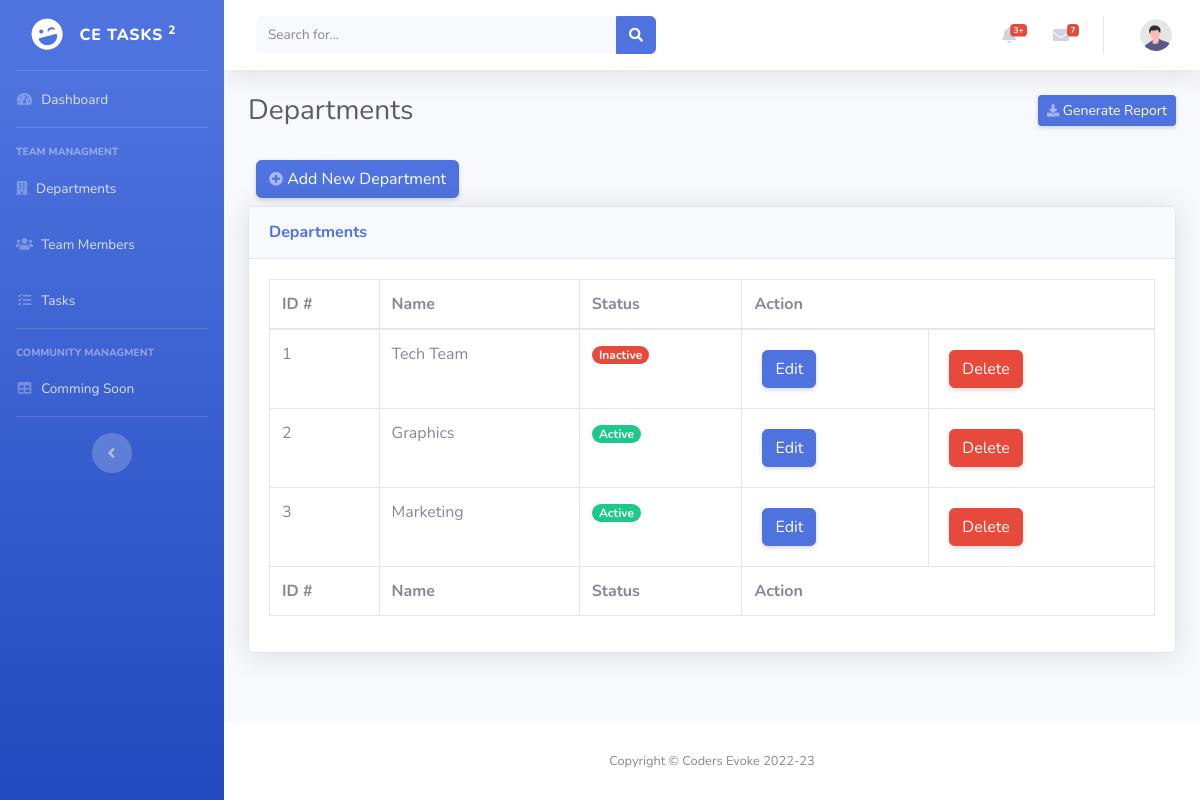
Page /departments.php on the earlier database version.
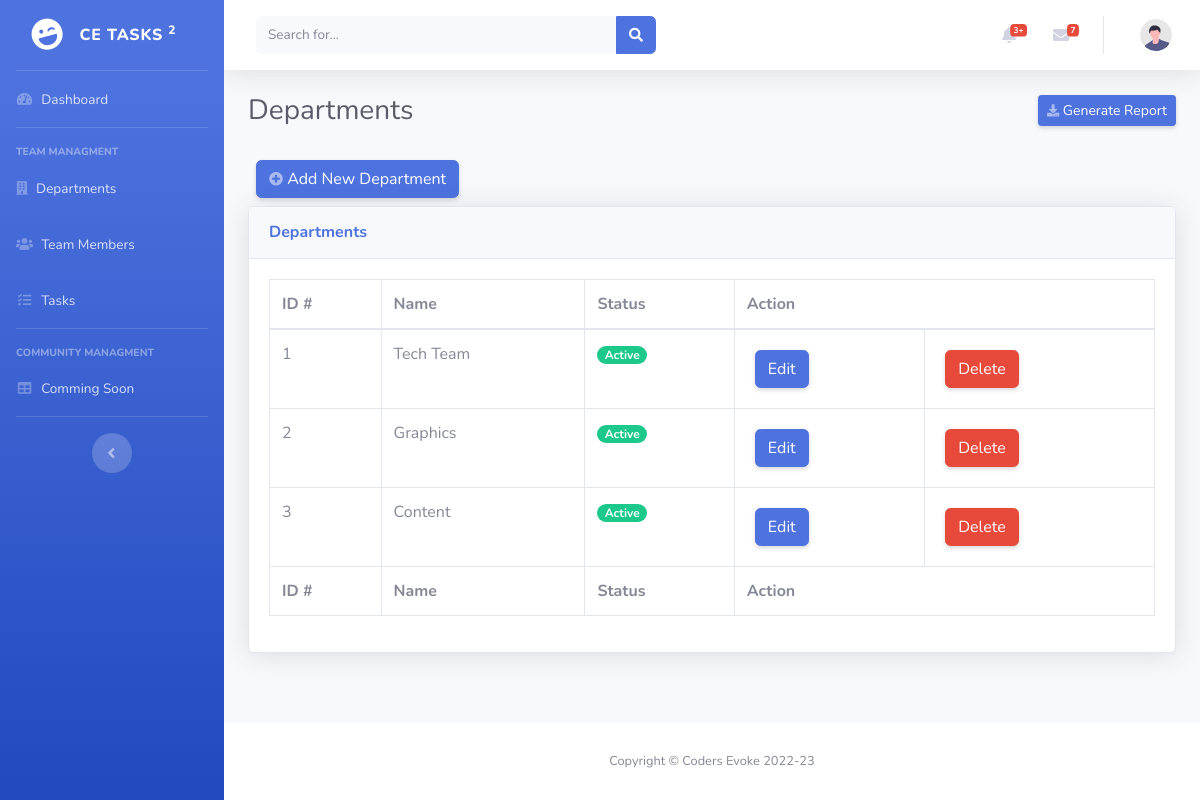
Same page on the later database version.
### tables this page shows
CREATE TABLE `departments` (
  `id` int(11) NOT NULL,
  `name` varchar(100) NOT NULL,
  `status` int(11) NOT NULL,
  `added_on` timestamp NOT NULL DEFAULT current_timestamp() ON UPDATE current_timestamp()
);

### departments.php (the view, shortened to what the changed rows need)
<?php
include './header.inc.php';
include './sidebar.inc.php';
$sql = "SELECT * FROM departments ";
$run = mysqli_query($connection, $sql);
?>
<head>
    <link href="vendor/datatables/dataTables.bootstrap4.min.css" rel="stylesheet">
</head>
<div id="content-wrapper" class="d-flex flex-column">
    <div id="content">
        <div class="container-fluid">
            <div class="d-sm-flex align-items-center justify-content-between mb-4">
                <h1 class="h3 mb-0 text-gray-800">Departments</h1>
            </div>
            <div class="card shadow mb-4">
                        <div class="card-body">
                            <div class="table-responsive">
                                <table class="table table-bordered" id="dataTable" width="100%" cellspacing="0">
                                    <thead>
                                        <tr>
                                            <th>ID #</th>
                                            <th>Name</th>
                                            <th>Status</th>
                                            <th colspan="2">Action</th>
                                        </tr>
                                    </thead>
                                    <tfoot>
                                        <tr>
                                        <th>ID #</th>
                                            <th>Name</th>
                                            <th>Status</th>
                                            <th colspan="2">Action</th>
                                        </tr>
                                    </tfoot>
                                    <tbody>
                                        <?php
                                            if(mysqli_num_rows($run)>0){
                                                $no = 0;
                                                while ($row = mysqli_fetch_assoc($run)){
                                                    ?>
                                                        <tr>
                                                            <td><?= $no+=1?></td>
                                                            <td><?= $row['name'] ?></td>
                                                            <td>
                                                                <?php
                                                                if($row['status'] == '1'){
                                                                    ?>
                                                                    <a href="?id=<?= $row['id'] ?>&type=deactive">
                                                                            <div class="badge badge-pill badge-success">Active</div>
                                                                            </a>
                                                                            <?php
                                                                }else{
                                                                    ?>
                                                                    <a href="?id=<?= $row['id'] ?>&type=active">
                                                                    <div class="badge badge-pill badge-danger">Inactive</div>
                                                                    </a>
                                                                    <?php
                                                                }
                                                                ?>
                                                        </td>
                                                            <td><a href="./manage-department.php?id=<?= $row['id'] ?>&type=update" class="d-none d-sm-inline-block btn btn-primary shadow-sm m-2"> Edit</a></td>
                                                            <td><a href="?id=<?= $row['id'] ?>&type=delete" class="d-none d-sm-inline-block btn btn-danger shadow-sm m-2">   Delete</a></td>
                                                        </tr>
                                                    <?php
                                                }
                                            }else{
                                                ?>
                                                    <tr>
                                                    <td colspan="4" class="text-center">No Data Found</td>
                                                    </tr>
                                                <?php
                                            }
                                        ?>
                                    </tbody>
                                </table>
                            </div>
                        </div>
                    </div>
        </div>
    </div>
    <?php
    include './footer.inc.php';
    ?>

Differences in the rows shown:
removed departments: no "3", name "Marketing"
changed departments "Tech Team": status "Inactive" → "Active"
added departments: no "3", name "Content"
